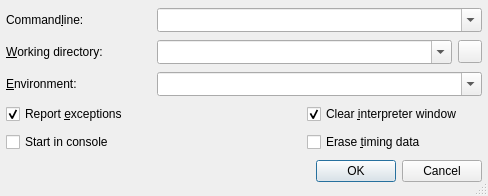
<?xml version="1.0" encoding="UTF-8"?>
<ui version="4.0">
 <class>StartProfileDialog</class>
 <widget class="QDialog" name="StartProfileDialog">
  <property name="geometry">
   <rect>
    <x>0</x>
    <y>0</y>
    <width>488</width>
    <height>196</height>
   </rect>
  </property>
  <property name="windowTitle">
   <string>Start profiling</string>
  </property>
  <property name="sizeGripEnabled">
   <bool>true</bool>
  </property>
  <layout class="QGridLayout" name="gridLayout">
   <item row="0" column="0">
    <widget class="QLabel" name="TextLabel1">
     <property name="text">
      <string>Command&amp;line:</string>
     </property>
     <property name="buddy">
      <cstring>cmdlineCombo</cstring>
     </property>
    </widget>
   </item>
   <item row="0" column="1" colspan="3">
    <widget class="QComboBox" name="cmdlineCombo">
     <property name="sizePolicy">
      <sizepolicy hsizetype="Expanding" vsizetype="Fixed">
       <horstretch>0</horstretch>
       <verstretch>0</verstretch>
      </sizepolicy>
     </property>
     <property name="toolTip">
      <string>Enter the commandline parameters</string>
     </property>
     <property name="whatsThis">
      <string>&lt;b&gt;Commandline&lt;/b&gt;
&lt;p&gt;Enter the commandline parameters in this field.&lt;/p&gt;</string>
     </property>
     <property name="editable">
      <bool>true</bool>
     </property>
     <property name="insertPolicy">
      <enum>QComboBox::InsertAtTop</enum>
     </property>
     <property name="sizeAdjustPolicy">
      <enum>QComboBox::AdjustToMinimumContentsLengthWithIcon</enum>
     </property>
     <property name="autoCompletion">
      <bool>true</bool>
     </property>
     <property name="duplicatesEnabled">
      <bool>false</bool>
     </property>
    </widget>
   </item>
   <item row="1" column="0">
    <widget class="QLabel" name="TextLabel2">
     <property name="text">
      <string>&amp;Working directory:</string>
     </property>
     <property name="buddy">
      <cstring>workdirCombo</cstring>
     </property>
    </widget>
   </item>
   <item row="1" column="1" colspan="2">
    <widget class="QComboBox" name="workdirCombo">
     <property name="sizePolicy">
      <sizepolicy hsizetype="Expanding" vsizetype="Fixed">
       <horstretch>0</horstretch>
       <verstretch>0</verstretch>
      </sizepolicy>
     </property>
     <property name="toolTip">
      <string>Enter the working directory</string>
     </property>
     <property name="whatsThis">
      <string>&lt;b&gt;Working directory&lt;/b&gt;
&lt;p&gt;Enter the working directory of the application to be debugged. Leave it empty to set the working directory to the executable directory.&lt;/p&gt;</string>
     </property>
     <property name="editable">
      <bool>true</bool>
     </property>
     <property name="insertPolicy">
      <enum>QComboBox::InsertAtTop</enum>
     </property>
     <property name="sizeAdjustPolicy">
      <enum>QComboBox::AdjustToMinimumContentsLengthWithIcon</enum>
     </property>
     <property name="autoCompletion">
      <bool>true</bool>
     </property>
     <property name="duplicatesEnabled">
      <bool>false</bool>
     </property>
    </widget>
   </item>
   <item row="2" column="0">
    <widget class="QLabel" name="textLabel1">
     <property name="text">
      <string>&amp;Environment:</string>
     </property>
     <property name="buddy">
      <cstring>environmentCombo</cstring>
     </property>
    </widget>
   </item>
   <item row="2" column="1" colspan="3">
    <widget class="QComboBox" name="environmentCombo">
     <property name="sizePolicy">
      <sizepolicy hsizetype="Expanding" vsizetype="Fixed">
       <horstretch>0</horstretch>
       <verstretch>0</verstretch>
      </sizepolicy>
     </property>
     <property name="toolTip">
      <string>Enter the environment variables to be set.</string>
     </property>
     <property name="whatsThis">
      <string>&lt;b&gt;Environment&lt;/b&gt;
&lt;p&gt;Enter the environment variables to be set for the program. The individual settings must be separated by whitespace and be given in the form 'var=value'. In order to add to an environment variable, enter it in the form 'var+=value'.&lt;/p&gt;
&lt;p&gt;Example: var1=1 var2=&quot;hello world&quot; var3+=&quot;:/tmp&quot;&lt;/p&gt;</string>
     </property>
     <property name="editable">
      <bool>true</bool>
     </property>
     <property name="insertPolicy">
      <enum>QComboBox::InsertAtTop</enum>
     </property>
     <property name="sizeAdjustPolicy">
      <enum>QComboBox::AdjustToMinimumContentsLengthWithIcon</enum>
     </property>
     <property name="autoCompletion">
      <bool>true</bool>
     </property>
     <property name="duplicatesEnabled">
      <bool>false</bool>
     </property>
    </widget>
   </item>
   <item row="3" column="0" colspan="2">
    <widget class="QCheckBox" name="exceptionCheckBox">
     <property name="toolTip">
      <string>Uncheck to disable exception reporting</string>
     </property>
     <property name="whatsThis">
      <string>&lt;b&gt;Report exceptions&lt;/b&gt;
&lt;p&gt;Uncheck this in order to disable exception reporting.&lt;/p&gt;</string>
     </property>
     <property name="text">
      <string>Report &amp;exceptions</string>
     </property>
     <property name="shortcut">
      <string>Alt+E</string>
     </property>
     <property name="checked">
      <bool>true</bool>
     </property>
    </widget>
   </item>
   <item row="3" column="2" colspan="2">
    <widget class="QCheckBox" name="clearShellCheckBox">
     <property name="toolTip">
      <string>Select to clear the display of the interpreter window</string>
     </property>
     <property name="whatsThis">
      <string>&lt;b&gt;Clear interpreter window&lt;/b&gt;&lt;p&gt;This clears the display of the interpreter window before starting the debug client.&lt;/p&gt;</string>
     </property>
     <property name="text">
      <string>Clear &amp;interpreter window</string>
     </property>
     <property name="checked">
      <bool>true</bool>
     </property>
    </widget>
   </item>
   <item row="4" column="0" colspan="2">
    <widget class="QCheckBox" name="consoleCheckBox">
     <property name="toolTip">
      <string>Select to start the debugger in a console window</string>
     </property>
     <property name="whatsThis">
      <string>&lt;b&gt;Start in console&lt;/b&gt;
&lt;p&gt;Select to start the debugger in a console window. The console command has to be configured on the Debugger-&amp;gt;General page&lt;/p&gt;</string>
     </property>
     <property name="text">
      <string>Start in console</string>
     </property>
    </widget>
   </item>
   <item row="4" column="2" colspan="2">
    <widget class="QCheckBox" name="eraseCheckBox">
     <property name="toolTip">
      <string>Select this to erase the collected timing data</string>
     </property>
     <property name="whatsThis">
      <string>&lt;b&gt;Erase timing data&lt;/b&gt;
&lt;p&gt;Select this to erase the collected timing data before the next profiling run.&lt;/p&gt;</string>
     </property>
     <property name="text">
      <string>Erase &amp;timing data</string>
     </property>
     <property name="shortcut">
      <string>Alt+C</string>
     </property>
    </widget>
   </item>
   <item row="5" column="0" colspan="4">
    <widget class="QDialogButtonBox" name="buttonBox">
     <property name="orientation">
      <enum>Qt::Horizontal</enum>
     </property>
     <property name="standardButtons">
      <set>QDialogButtonBox::Cancel|QDialogButtonBox::Ok</set>
     </property>
    </widget>
   </item>
   <item row="1" column="3">
    <widget class="QToolButton" name="dirButton">
     <property name="toolTip">
      <string>Select directory using a directory selection dialog</string>
     </property>
     <property name="whatsThis">
      <string>&lt;b&gt;Select directory&lt;/b&gt;
&lt;p&gt;Select the working directory via a directory selection dialog.&lt;/p&gt;</string>
     </property>
    </widget>
   </item>
  </layout>
 </widget>
 <layoutdefault spacing="6" margin="6"/>
 <pixmapfunction>qPixmapFromMimeSource</pixmapfunction>
 <tabstops>
  <tabstop>cmdlineCombo</tabstop>
  <tabstop>workdirCombo</tabstop>
  <tabstop>dirButton</tabstop>
  <tabstop>environmentCombo</tabstop>
  <tabstop>exceptionCheckBox</tabstop>
  <tabstop>clearShellCheckBox</tabstop>
  <tabstop>consoleCheckBox</tabstop>
  <tabstop>eraseCheckBox</tabstop>
  <tabstop>buttonBox</tabstop>
 </tabstops>
 <resources/>
 <connections>
  <connection>
   <sender>buttonBox</sender>
   <signal>accepted()</signal>
   <receiver>StartProfileDialog</receiver>
   <slot>accept()</slot>
   <hints>
    <hint type="sourcelabel">
     <x>20</x>
     <y>150</y>
    </hint>
    <hint type="destinationlabel">
     <x>23</x>
     <y>173</y>
    </hint>
   </hints>
  </connection>
  <connection>
   <sender>buttonBox</sender>
   <signal>rejected()</signal>
   <receiver>StartProfileDialog</receiver>
   <slot>reject()</slot>
   <hints>
    <hint type="sourcelabel">
     <x>116</x>
     <y>154</y>
    </hint>
    <hint type="destinationlabel">
     <x>116</x>
     <y>171</y>
    </hint>
   </hints>
  </connection>
 </connections>
</ui>
